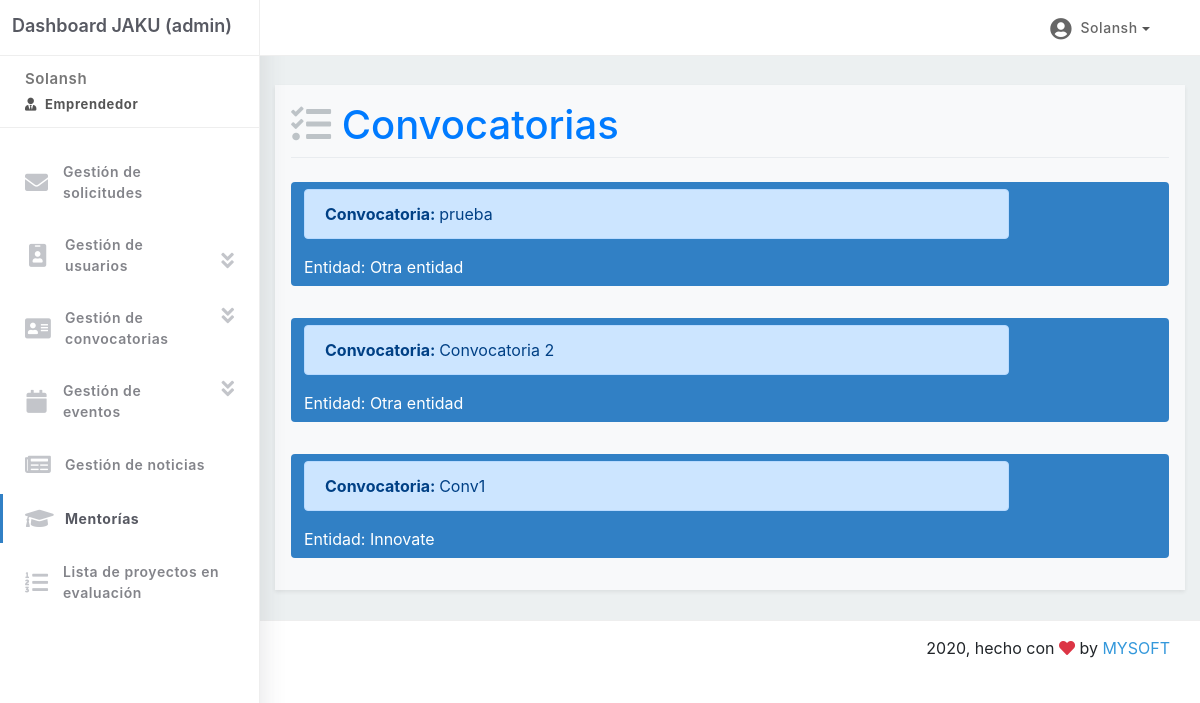
Screenshot of /sistema-en-linea/mentoria/convocatorias/ (signed in) with the database file from the repository.
### common/models.py (models this page shows, shortened)
class Call(models.Model):
	class Meta:
		ordering = ['id']
		verbose_name = 'convocatoria'
		permissions = (
				('is_jaku_staff', 'Is a Jaku staff'),
		)
	name = models.CharField('título', max_length=300)
	num_projects = models.IntegerField(default=1)
	has_projects = models.IntegerField(default=0)
	has_evaluations = models.IntegerField(default=0)
	entity = models.ForeignKey(Entity, on_delete=models.CASCADE, null=True, verbose_name='entidad')
	due_date = models.DateField('fecha límite', null=True, blank=True)
	preparation_start = models.DateField('fecha de inicio de prepación para equipos', null=True, blank=True)
	final_date = models.DateField('fecha final', null=True, blank=True)
	award = models.CharField('premio', max_length=50)
	rules = models.FileField('bases')
	is_reviewed = models.BooleanField(default=False)
	is_incubation = models.BooleanField(default=False)

class Entity(models.Model):
	class Meta:
		verbose_name = 'entidad'
		verbose_name_plural = 'entidades'
	name = models.CharField('nombre', max_length=200)
	def __str__(self):
		return self.name

### tracing/views.py (the view)
# urls.py: path('mentoria/convocatorias/', views.list_calls, name='listcalls'),
@login_required
def list_calls(request):
	title = 'Convocatorias'
	query_set = Call.objects.all()
	calls = reversed(list(query_set))
	context = {
		"title": title,
		"calls": calls,
	}
	return render(request, 'mentoring/calls_list.html', context)

### tracing/templates/mentoring/calls_list.html (shortened to what this page needs)
{% include 'common/layout_admin.html' with active_page='mentoring'%}
{% block container %}
<head>
</head>
{%if calls%}
<div class="main-panel">
	<div class="content">
		<div class="container-fluid shadow-sm bg-light p-3">
			<h1> <i class="fas fa-tasks" style="color: #bdc3c7;"></i>
				<span class="text-primary">{{title}} </span>
			</h1>
			<div class="dropdown-divider"></div>
			<tbody>
                {% for c in calls %}
                <tr>
                    <td>
                        <div class="btn-toolbar mb-2 mb-md-0">
                            <a class="btn btn-jaku my-3 text-left" style="width: 100% ;" href="{% url 'tracing:approvedprojects' c.id %}">
                                <div class="row">
                                    <div class="col-10">
                                        <div class="alert alert-primary" role="alert">
                                            <span class="font-weight-bold">Convocatoria: </span>{{c.name}}
                                        </div>
                                        Entidad: {{c.entity}}
                                    </div>
                                </div>
                            </a>
                        </div>
                    </td>
                </tr>
                {% endfor %}
            </tbody>
		</div>
    </div>
    {% else %}
        <div class="container-fluid">
            <div class="alert alert-primary">
                <p>No se encontraron Convocatorias.</p>
            </div>
        </div>
    {% endif %}
{% include "web/footer-mysoft.html" %}
</div>
{% endblock %}

### common/templates/common/layout_admin.html (shortened to what this page needs)
{% load static %}
<!DOCTYPE html>
<html lang="en">
<head>
    <link rel="stylesheet" href="https://cdnjs.cloudflare.com/ajax/libs/twitter-bootstrap/4.5.0/css/bootstrap.min.css">
    <link rel="stylesheet" href="https://cdnjs.cloudflare.com/ajax/libs/font-awesome/4.7.0/css/font-awesome.min.css">
    <link rel="stylesheet" href="{% static 'css/layout-administrador.css'%}">
    <link rel="stylesheet" href="https://cdnjs.cloudflare.com/ajax/libs/font-awesome/5.8.1/css/all.min.css" />
</head>
<body>
    <div class="main-header">
        <div class="logo-header">
            <a href="{% url 'common:calllist' %}" class="logo" style="text-decoration: none;">
                Dashboard JAKU (admin)
            </a>
        </div>
        <nav class="navbar navbar-header navbar-expand-lg">
            <div class="container-fluid">
                {% if request.user.is_authenticated %}
                <ul class="navbar-nav topbar-nav ml-md-auto align-items-center">
                    <li class="nav-item dropdown">
                        <a class="nav-link dropdown-toggle" href="#" id="navbarDropdown" role="button"
                            data-toggle="dropdown" aria-haspopup="true" aria-expanded="false">
                            <i class="fa fa-user-circle"></i>
                            <span class="text-capitalize">
                                {% if request.user.first_name %}
                                {{ request.user.first_name }}
                                {% else %}
                                {{ request.user.username }}
                                {% endif %}
                            </span>
                        </a>
                    </li>
                </ul>
                {% else %}
                <li class="nav-item">
                    <a class="nav-link" href="{% url 'accounts:login' %}">Ingresar</a>
                </li>
                {% endif %}
            </div>
        </nav>
    </div>
    <div class="sidebar">
        <div class="sidebar-wrapper">
            <div class="user">
                <div class="info">
                    <span class="text-capitalize">
                        {% if request.user.first_name %}
                        {{ request.user.first_name }}
                        {% else %}
                        {{ request.user.username }}
                        {% endif %}
                        <span class="user-level"><i
                                class="fas fa-user-tie pr-2"></i>{{request.user.groups.all.0}}</span>
                    </span>
                </div>
            </div>
            <ul class="nav">
                <li class="nav-item {% if active_page == 'request' %} active{% endif %}" style="max-width: 90%;">
                    <a href="{% url 'common:requestlist' %}">
                        <i class="fa fa-envelope"></i>
                        <p>Gestión de solicitudes</p>
                    </a>
                </li>
                <li class="nav-item d-inline-flex">
                    <a href="" data-target="#collapseUser" data-toggle="collapse" data-target="#collapseUser" aria-expanded="false" aria-controls="collapseJury" >
                        <i class="fa fa-id-badge"></i>
                        <p style="width: 145px;">Gestión de usuarios</p>
                        <i class="fas fa-angle-double-down event-task"></i>
                    </a>
                </li>
                <li class="nav-item d-inline-flex {% if active_page == 'call' %} active{% endif %}"
                    style="max-width: 90%;">
                    <a href="{% url 'common:calllist' %}">
                        <i class="fa fa-address-card"></i>
                        <p>Gestión de convocatorias</p>
                    </a>
                    <i data-toggle="collapse" data-target="#collapseEntity" aria-expanded="
                    {% if active_page == 'call' %}
                    true
                    {% else %}
                    false
                    {% endif %}" aria-controls="collapseEntity" class="fas fa-angle-double-down event-task"></i>
                </li>
                <li class="nav-item d-inline-flex {% if active_page == 'event' %} active{% endif %}"
                    style="max-width: 90%;">
                    <a href="{% url 'common:eventlist' %}">
                        <i class="fa fa-calendar"></i>
                        <p>Gestión de eventos</p>
                    </a>
                    <i data-toggle="collapse" data-target="#collapseEvent" aria-expanded="
                    {% if active_page == 'event' %}
                    true
                    {% else %}
                    false
                    {% endif %}" aria-controls="collapseEvent" class="fas fa-angle-double-down event-task"></i>
                </li>
                <li class="nav-item ">
                    <a href="{% url 'common:new' %}">
                        <i class="fa fa-newspaper"></i>
                        <p>Gestión de noticias</p>
                    </a>
                </li>
                <li class="nav-item {% if active_page == 'mentoring' %}
                active
                {% endif %}">
                    <a href="{% url 'tracing:listcalls' %}">
                        <i class="fa fa-graduation-cap" aria-hidden="true"></i>
                        <p>Mentorías</p>
                    </a>
                </li>
                <li class="nav-item ">
                    <a href="{% url 'tracing:evaluationcallslist' %}">
                        <i class="fas fa-list-ol" aria-hidden="true"></i>
                        <p>Lista de proyectos en evaluación</p>
                    </a>
                </li>
            </ul>
        </div>
    </div>
    <link
     rel="stylesheet"
     href="https://cdnjs.cloudflare.com/ajax/libs/intl-tel-input/17.0.8/css/intlTelInput.css"
   />
    {% load static %}
</body>
</html>

### web/static/css/layout-administrador.css (style rules this page uses)
body { min-height: 100vh; position: relative; }
.btn-jaku { background-color: #3180c5; color: #fff; }
.main-header { min-height: 55px; width: 100%; background: #ffffff; position: fixed; z-index: 1001; border-bottom: 1px solid #eee; }
.main-header .logo-header { float: left; width: 260px; height: 55px; line-height: 55px; border-right: 1px solid #eee; z-index: 1001; font-size: 18px; font-weight: 600; padding-left: 1%; z-index: 1001; }
.main-header .logo-header a.logo { color: #575962; }
.navbar .navbar-nav .nav-item .nav-link { display: inline-block; vertical-align: middle; color: #666; line-height: 55px; letter-spacing: 0.04em; padding: 0 20px 0 0; position: relative; font-size: 14px; font-weight: 500; text-align: center; }
.navbar .navbar-nav .nav-item .nav-link i { font-size: 22px; width: 30px; vertical-align: middle; }
.navbar-header { padding: 0px 15px; }
.navbar-header .dropdown-toggle { line-height: 55px; }
.navbar-header .dropdown-toggle::after { margin-left: 0; }
.navbar-header .dropdown-toggle::after { vertical-align: middle; color: #555; }
.sidebar { position: fixed; top: 0; bottom: 0; left: 0; width: 260px; display: block; z-index: 1; font-weight: 200; background: #ffffff; background-size: cover; background-position: center center; border-right: 1px solid #eee; box-shadow: 6px 1px 20px rgba(69, 65, 78, 0.1); }
.sidebar .user { margin-top: 12.5px; padding-left: 25px; padding-right: 25px; padding-bottom: 12.5px; border-bottom: 1px solid #eee; display: block; }
.sidebar .user .info > span { font-size: 15px; font-weight: 600; color: #777; letter-spacing: 0.04em; display: flex; flex-direction: column; }
.sidebar .user .info > span .user-level { color: #555; font-weight: 700; font-size: 13px; letter-spacing: 0.05em; margin-top: 5px; }
.sidebar .sidebar-wrapper { position: relative; max-height: calc(100vh - 75px); min-height: 100%; overflow: auto; width: 260px; z-index: 4; padding-top: 55px; padding-bottom: 100px; }
.sidebar .nav { display: block; float: none; margin-top: 20px; }
.sidebar .nav .nav-item { display: list-item; }
.sidebar .nav .nav-item.active a { color: #575962; font-weight: 700; }
.sidebar .nav .nav-item.active a:before { background: #3180c5; opacity: 1 !important; position: absolute; z-index: 1; width: 3px; height: 100%; content: ""; left: 0; top: 0; }
.sidebar .nav .nav-item a { display: flex; align-items: center; color: #83848a; padding: 13px 25px; width: 100%; font-size: 14px; font-weight: 600; position: relative; margin-bottom: 5px; }
.sidebar .nav .nav-item a i { font-size: 23px; color: #c3c5ca; margin-right: 15px; width: 25px; text-align: center; vertical-align: middle; float: left; }
.sidebar .nav .nav-item a p { font-size: 14px; margin-bottom: 0px; letter-spacing: 0.04em; margin-right: 5px; }
.sidebar .nav .nav-item .event-task { padding-top: 5%; font-size: 20px; color: #c3c5ca; }
.main-panel { position: relative; width: calc(100% - 260px); min-height: 100%; float: right; background: #ecf0f1; }
.main-panel .content { padding: 30px 15px; min-height: calc(100% - 123px); margin-top: 55px; }
@media screen and (min-width: 992px) { .main-header .logo-header { line-height: 52px; } }

### rows the page displays
Call: name "prueba", entity "Otra entidad"
Call: name "Convocatoria 2", entity "Otra entidad"
Call: name "Conv1", entity "Innovate"

### other values shown
{{ request.user.first_name }} "Solansh"
{{ request.user.groups.all.0 }} "Emprendedor"
{{ title }} "Convocatorias"
